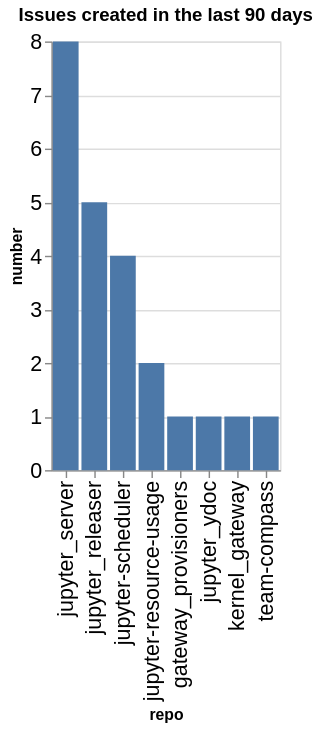

Notebook code for this chart:
### Code cell
created_counts = created.groupby(['org', 'repo']).count()['number'].reset_index()
created_counts['org/repo'] = created_counts.apply(lambda a: a['org'] + '/' + a['repo'], axis=1)
sorted_vals = created_counts.sort_values(['org', 'number'], ascending=False)['repo'].values
alt.Chart(data=created_counts, title=f"Issues created in the last {n_days} days").mark_bar().encode(
    x=alt.X('repo', sort=alt.Sort(sorted_vals.tolist())),
    y='number',
)

### Figure 1 — Vega-Lite specification as saved in the notebook (floating-point values rounded to 4 significant figures)
{"config": {"axisLeft": {"labelFontSize": 15}, "axisBottom": {"labelFontSize": 15}}, "data": {"name": "data-4fd488728b6180ba2dd470941afafa73"}, "mark": {"type": "bar"}, "encoding": {"x": {"field": "repo", "sort": ["jupyter_server", "jupyter_releaser", "jupyter-scheduler", "jupyter-resource-usage", "gateway_provisioners", "jupyter_ydoc", "kernel_gateway", "team-compass"], "type": "nominal"}, "y": {"field": "number", "type": "quantitative"}}, "title": "Issues created in the last 90 days", "$schema": "https://vega.github.io/schema/vega-lite/v5.20.1.json", "datasets": {"data-4fd488728b6180ba2dd470941afafa73": [{"org": "jupyter-server", "repo": "gateway_provisioners", "number": 1, "org/repo": "jupyter-server/gateway_provisioners"}, {"org": "jupyter-server", "repo": "jupyter-resource-usage", "number": 2, "org/repo": "jupyter-server/jupyter-resource-usage"}, {"org": "jupyter-server", "repo": "jupyter-scheduler", "number": 4, "org/repo": "jupyter-server/jupyter-scheduler"}, {"org": "jupyter-server", "repo": "jupyter_releaser", "number": 5, "org/repo": "jupyter-server/jupyter_releaser"}, {"org": "jupyter-server", "repo": "jupyter_server", "number": 8, "org/repo": "jupyter-server/jupyter_server"}, {"org": "jupyter-server", "repo": "jupyter_ydoc", "number": 1, "org/repo": "jupyter-server/jupyter_ydoc"}, {"org": "jupyter-server", "repo": "kernel_gateway", "number": 1, "org/repo": "jupyter-server/kernel_gateway"}, {"org": "jupyter-server", "repo": "team-compass", "number": 1, "org/repo": "jupyter-server/team-compass"}]}}
